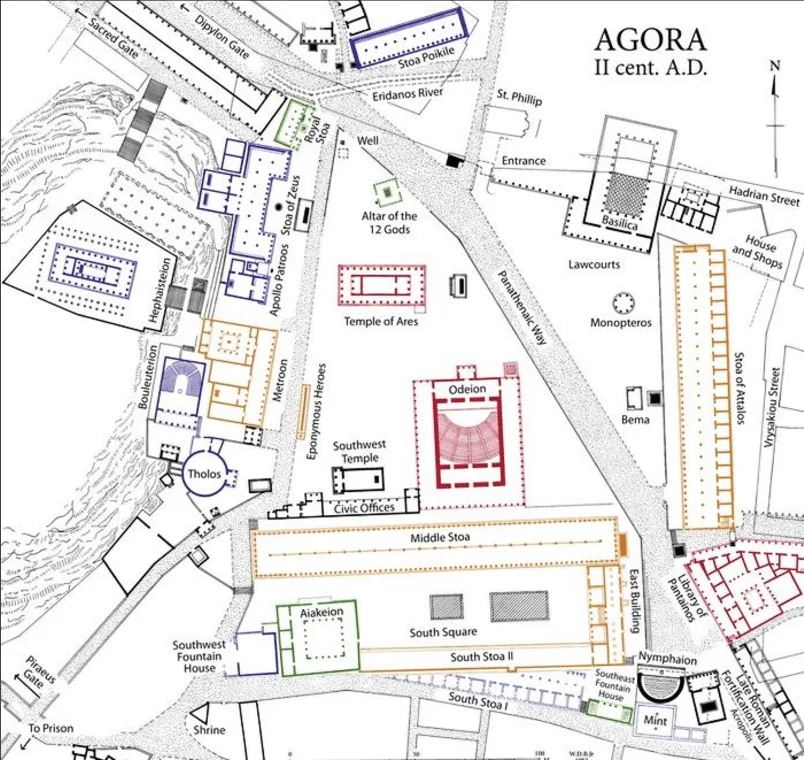
#> input picture Plan-of-the-agora-at-the-height-of-its-development-in-ca-AD-150.webp, 804 x 760 px, found by its file name
$ python erase-labels-150.py
#> lines starting #> are read from the running program, lines starting #| are printed output that depends on the picture; after the words box and inside, x2 and y2 are one past the last pixel; in counts of white or black regions, pixels touching at a corner belong together
"""Erase the printed names from the AD 150 Agora plan and emit label geometry.

Usage: python3 tools/erase-labels-150.py
writes agora-150-dc.webp (map without names) and prints the JSON for the
<script id="places"> block of atenas-150-dc.html.

Each label is given as one or more text centerlines (x0, y0, x1, y1, thickness);
inside them only dark, unsaturated (text) pixels are repainted from the
surrounding background, so coloured building outlines survive.
"""
import json
import math
import random
from collections import deque

import numpy as np
from PIL import Image, ImageDraw

SRC = "Plan-of-the-agora-at-the-height-of-its-development-in-ca-AD-150.webp"
OUT = "agora-150-dc.webp"
SLACK = 6       # extra strip width around each text line
FORCE = True    # erase all ink in the strip (text touching a line)
MAX_LETTER = 120  # largest ink blob (px) still treated as text (letters often touch)

# id: (name, marker point on the building, [text centerlines])
PLACES = {
    1: ("Sacred Gate", (100, 36), [(89, 23, 137, 57, 16)]),
    2: ("Dipylon Gate", (214, 30), [(196, 15, 249, 57, 16)]),
    3: ("Stoa Poikile", (405, 36), [(397, 67, 455, 49, 15)]),
    4: ("Eridanos River", (330, 84), [(371, 97, 448, 90, 15)]),
    5: ("St. Phillip", (512, 118), [(497, 92, 542, 101, 15)]),
    6: ("Entrance", (462, 158), [(502, 161, 546, 163, 14)]),
    7: ("Royal Stoa", (290, 120), [(308, 108, 317, 150, 22, FORCE)]),
    8: ("Well", (393, 174), [(356, 141, 379, 141, 11, FORCE)]),
    9: ("Stoa of Zeus", (262, 190), [(287, 234, 299, 175, 13)]),
    10: ("Apollo Patroos", (246, 280), [(276, 316, 287, 243, 15)]),
    11: ("Altar of the 12 Gods", (382, 190), [(360, 216, 419, 216, 14), (374, 229, 411, 229, 14)]),
    12: ("Temple of Ares", (380, 282), [(343, 322, 418, 322, 14)]),
    13: ("Hephaisteion", (85, 262), [(155, 323, 168, 257, 13)]),
    14: ("Bouleuterion", (180, 385), [(146, 412, 154, 343, 13)]),
    15: ("Metroon", (232, 350), [(278, 401, 286, 360, 14)]),
    16: ("Eponymous Heroes", (300, 412), [(313, 461, 320, 362, 15)]),
    17: ("Tholos", (205, 452), [(188, 471, 222, 471, 14)]),
    18: ("Southwest Temple", (358, 485), [(333, 446, 387, 446, 13), (342, 458, 378, 458, 12)]),
    19: ("Odeion", (468, 445), [(449, 388, 497, 388, 12)]),
    20: ("Panathenaic Way", (590, 430), [(497, 273, 546, 346, 16)]),
    21: ("Lawcourts", (595, 262), [(567, 262, 623, 262, 14)]),
    22: ("Monopteros", (628, 300), [(589, 323, 653, 323, 14)]),
    23: ("Bema", (632, 396), [(621, 420, 651, 420, 13)]),
    24: ("Stoa of Attalos", (705, 385), [(740, 350, 741, 425, 14)]),
    25: ("Vrysakiou Street", (770, 410), [(768, 448, 776, 366, 12, FORCE)]),
    26: ("Hadrian Street", (765, 196), [(730, 189, 799, 203, 15)]),
    27: ("House and Shops", (690, 208), [(746, 236, 775, 252, 15), (733, 251, 782, 267, 16)]),
    28: ("Basilica", (625, 190), [(602, 219, 641, 227, 13)]),
    29: ("Civic Offices", (345, 505), [(334, 512, 397, 512, 11, FORCE)]),
    30: ("Middle Stoa", (430, 552), [(410, 537, 470, 537, 13)]),
    31: ("Aiakeion", (322, 640), [(300, 612, 344, 612, 14)]),
    32: ("South Square", (470, 610), [(409, 632, 478, 633, 15)]),
    33: ("South Stoa II", (420, 662), [(450, 657, 512, 657, 14)]),
    34: ("South Stoa I", (540, 690), [(449, 695, 509, 708, 15)]),
    35: ("Southwest Fountain House", (256, 648),
         [(172, 646, 232, 646, 12), (177, 656, 222, 656, 12), (183, 668, 217, 668, 12)]),
    36: ("Piraeus Gate", (20, 700), [(29, 657, 55, 683, 13), (24, 670, 43, 690, 11)]),
    37: ("To Prison", (24, 746), [(28, 729, 73, 729, 13)]),
    38: ("Shrine", (203, 712), [(192, 730, 226, 730, 13)]),
    39: ("East Building", (612, 600), [(636, 567, 642, 634, 14)]),
    40: ("Library of Pantainos", (740, 600), [(682, 573, 705, 616, 13), (671, 579, 694, 622, 13)]),
    41: ("Nymphaion", (668, 682), [(638, 656, 697, 662, 14)]),
    42: ("Southeast Fountain House", (606, 712),
         [(594, 672, 633, 679, 12), (597, 683, 630, 689, 12), (600, 694, 628, 700, 12)]),
    43: ("Mint", (657, 708), [(643, 720, 668, 722, 13)]),
    44: ("Late Roman Fortification Wall", (785, 700),
         [(738, 669, 769, 730, 11, FORCE), (723, 669, 771, 746, 11, FORCE)]),
    45: ("Acropolis", (765, 752), [(733, 710, 750, 743, 11)]),
}


def strip(x0, y0, x1, y1, t):
    dx, dy = x1 - x0, y1 - y0
    n = math.hypot(dx, dy) or 1
    ux, uy = dx / n, dy / n
    px, py = -uy * t / 2, ux * t / 2
    ex, ey = ux * 2, uy * 2  # a little slack at both ends
    return [(x0 - ex + px, y0 - ey + py), (x1 + ex + px, y1 + ey + py),
            (x1 + ex - px, y1 + ey - py), (x0 - ex - px, y0 - ey - py)]


img = np.array(Image.open(SRC).convert("RGB")).astype(int)
H, W, _ = img.shape
#> H = 760; W = 804
area = Image.new("L", (W, H), 0)
#> area: PIL image 804x760 L; every value is 0
draw = ImageDraw.Draw(area)
forced = Image.new("L", (W, H), 0)
fdraw = ImageDraw.Draw(forced)
for _, _, lines in PLACES.values():
    for x0, y0, x1, y1, t, *force in lines:
        if force:
            fdraw.polygon(strip(x0, y0, x1, y1, t), fill=255)
        else:
            draw.polygon(strip(x0, y0, x1, y1, t + SLACK), fill=255)
forced = np.array(forced) > 0
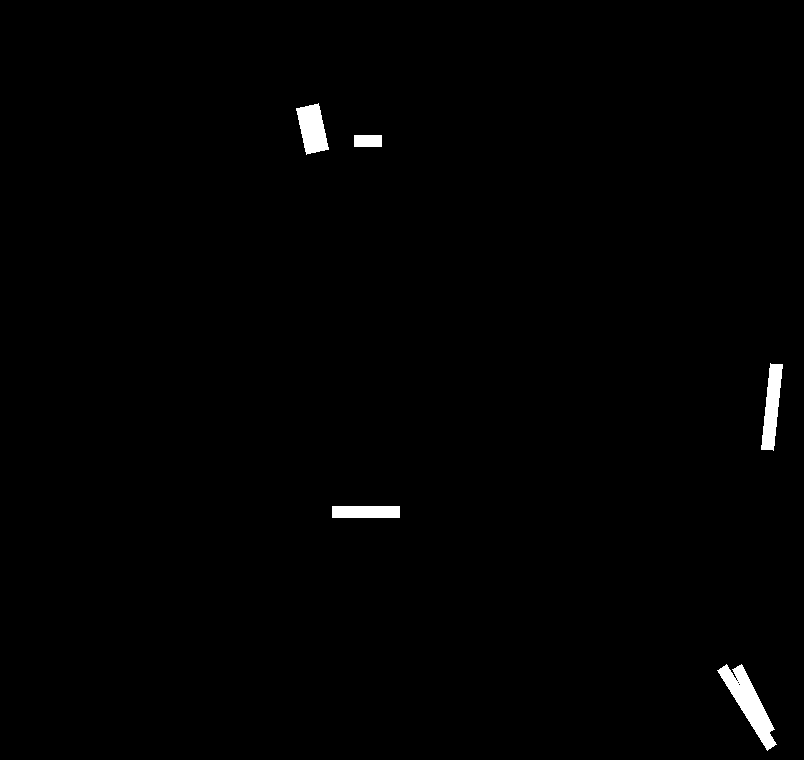
#> forced: shape (760, 804) bool; 0.85% white; 5 white regions, box (x1, y1, x2, y2) and area: (717, 664, 777, 751) 1778, (761, 363, 783, 451) 1128, (296, 103, 329, 155) 1114, (332, 506, 400, 518) 816, (354, 135, 382, 147) 336
area = (np.array(area) > 0) | forced
#> area: shape (760, 804) bool; 9.9% white; 44 white regions, largest, box (x1, y1, x2, y2) and area: (717, 664, 777, 751) 2498, (302, 359, 331, 464) 2275, (170, 637, 235, 678) 2203

lum = img.mean(axis=2)
sat = img.max(axis=2) - img.min(axis=2)
ink = (lum < 200) & (sat < 70)
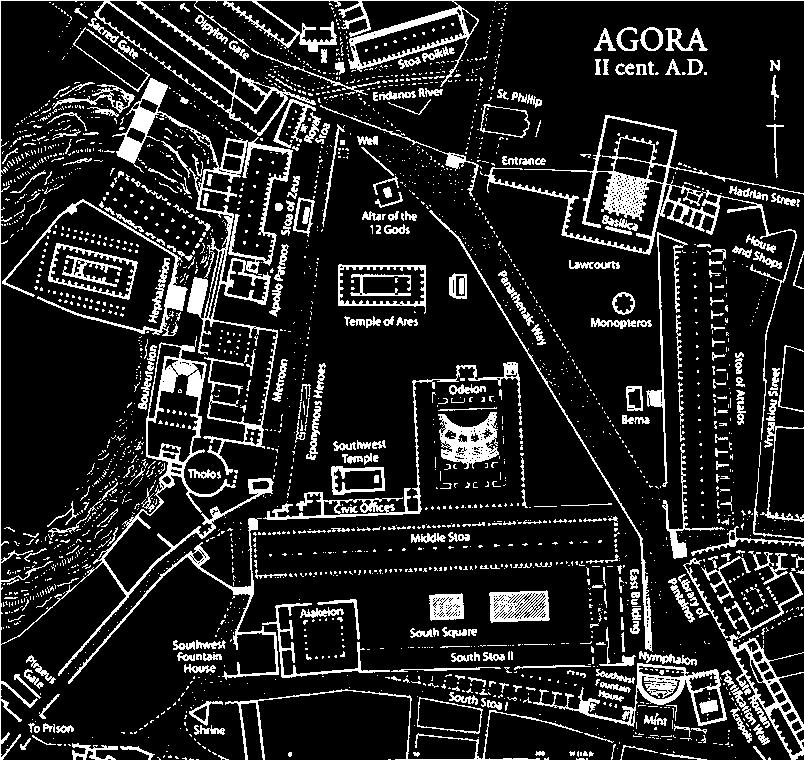
#> ink: shape (760, 804) bool; 14.5% white in thin lines or dots

# Letters are small blobs of ink lying (almost) entirely inside a label
# strip; building lines that cross a strip are long and reach outside it.
target = forced & ink
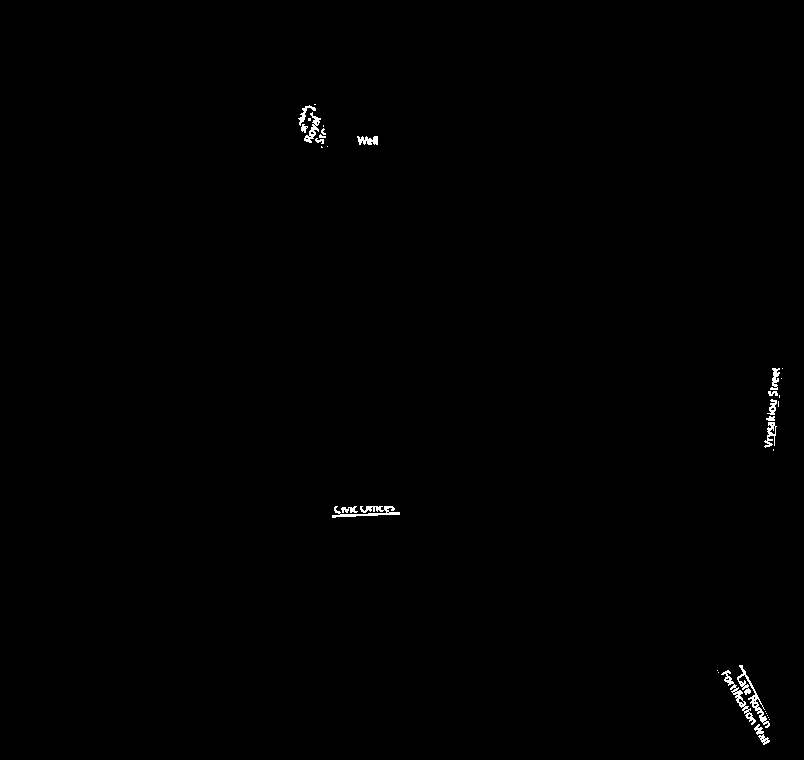
#> target: shape (760, 804) bool; 0.36% white in thin lines or dots, all inside (x1, y1, x2, y2) = (298, 104, 783, 745)
seen = np.zeros_like(ink)
for sy, sx in np.argwhere(area & ink):
    if seen[sy, sx]:
        continue
    blob, q = [], deque([(sy, sx)])
    seen[sy, sx] = True
    while q:
        y, x = q.popleft()
        blob.append((y, x))
        for dy in (-1, 0, 1):
            for dx in (-1, 0, 1):
                ny, nx = y + dy, x + dx
                if 0 <= ny < H and 0 <= nx < W and ink[ny, nx] and not seen[ny, nx]:
                    seen[ny, nx] = True
                    q.append((ny, nx))
    b = np.array(blob)
    inside = area[b[:, 0], b[:, 1]].mean()
    size = (b.max(axis=0) - b.min(axis=0)).max()
    if inside > 0.9 and size <= MAX_LETTER:
        target[b[:, 0], b[:, 1]] = True
#> this loop made 17880 passes
#> (sy, sx) on passes 2 to 4: (9, 199), (10, 199), (10, 200)
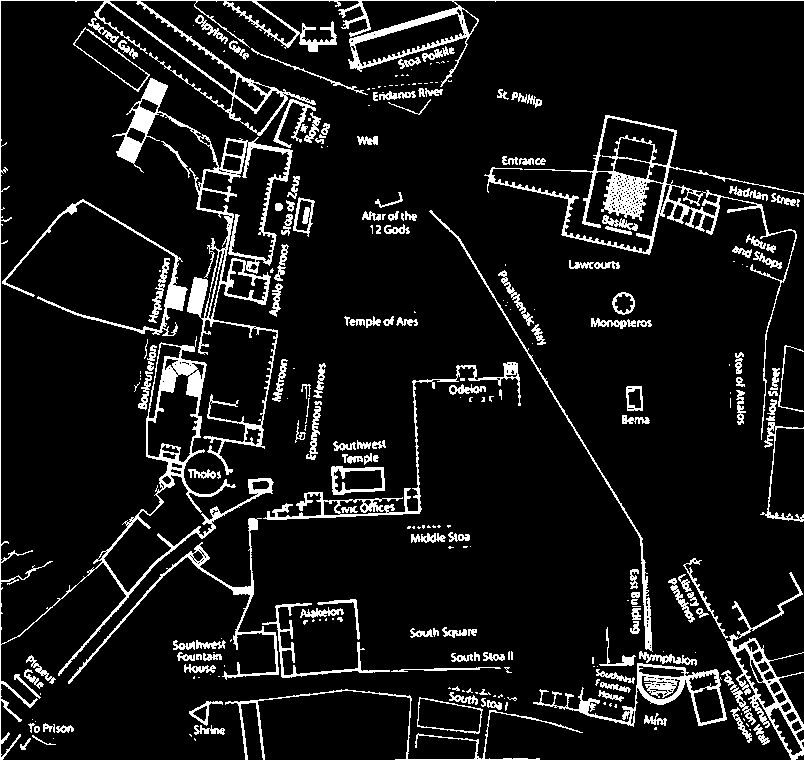
#> seen: shape (760, 804) bool; 9.4% white; 280 white regions (122 under 20 px), largest, box (x1, y1, x2, y2) and area: (0, 0, 804, 760) 11934, (112, 78, 293, 475) 6941, (484, 115, 804, 440) 5539
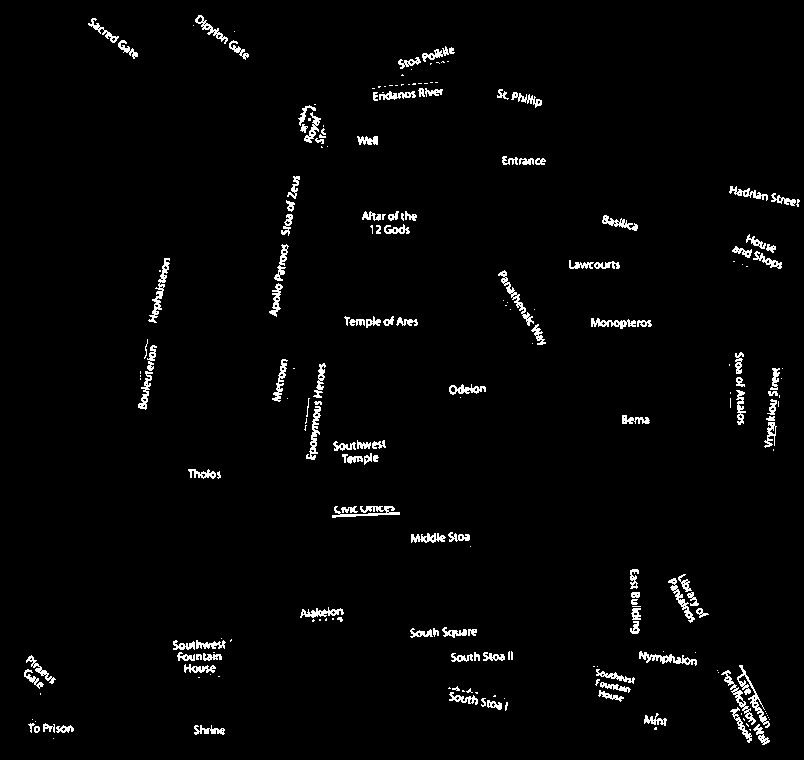
#> target: shape (760, 804) bool; 2.5% white in thin lines or dots

def grow(m, n):
#> called with n = 2
    for _ in range(n):
        g = m.copy()
        g[1:] |= m[:-1]; g[:-1] |= m[1:]
        g[:, 1:] |= m[:, :-1]; g[:, :-1] |= m[:, 1:]
        m = g
    return m


# Take the anti-aliased halo too, and never copy from it.
target = grow(target, 2) & area & (lum < 250)
#> target: shape (760, 804) bool; 4.6% white; 115 white regions (60 under 20 px), largest, box (x1, y1, x2, y2) and area: (717, 664, 772, 746) 1782, (171, 637, 234, 677) 1211, (666, 572, 709, 625) 871
source = ~grow(target, 2) & (lum > 215)
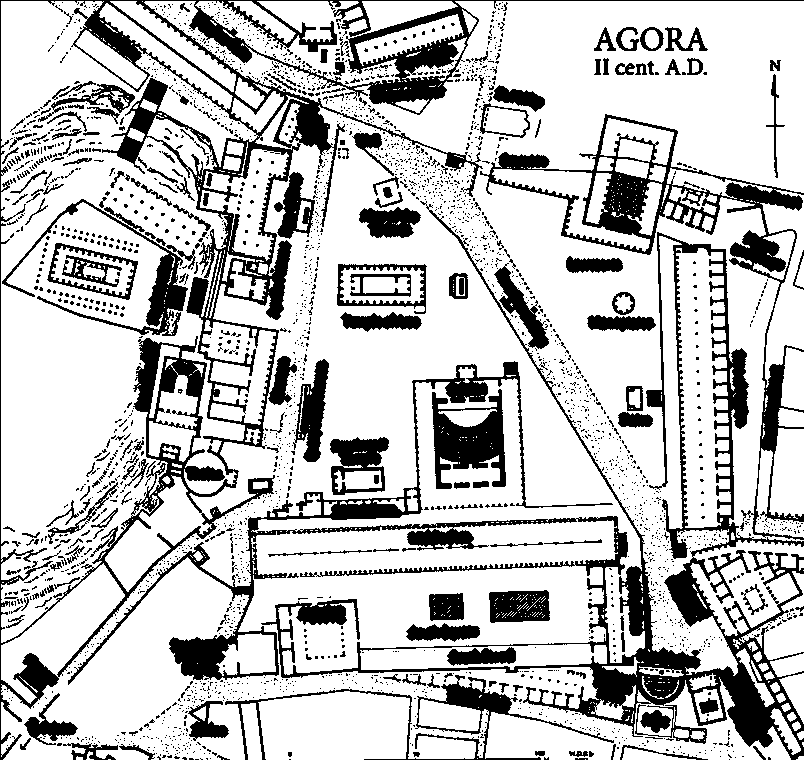
#> source: shape (760, 804) bool; 76.6% white; 2651 black regions (2434 under 20 px), largest, box (x1, y1, x2, y2) and area: (68, 201, 804, 760) 38728, (0, 0, 804, 760) 37666, (480, 114, 804, 540) 12315

random.seed(1)
out = img.copy()
ys, xs = np.nonzero(target)
for y, x in zip(ys, xs):
    for r in (3, 5, 8, 12, 18):
        y0, y1, x0, x1 = max(0, y - r), min(H, y + r + 1), max(0, x - r), min(W, x + r + 1)
        cand = np.argwhere(source[y0:y1, x0:x1])
        if len(cand) >= 6:
            cy, cx = cand[random.randrange(len(cand))]
            out[y, x] = img[y0 + cy, x0 + cx]
            break
    else:
        out[y, x] = (255, 255, 255)
#> this loop made 28088 passes
#> (y, x) on passes 1 to 3: (13, 198), (13, 199), (14, 198)
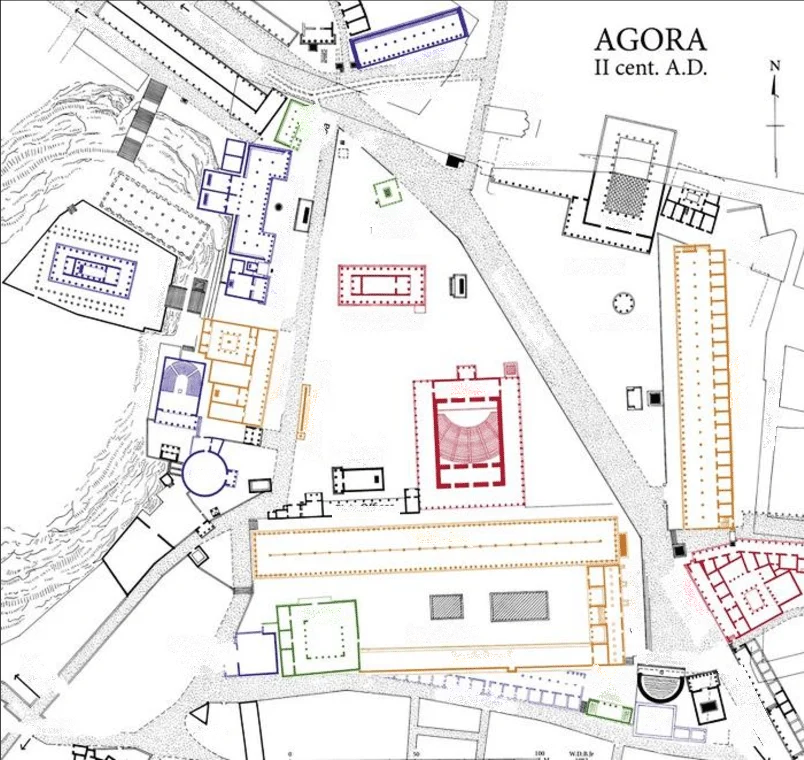
#> out: shape (760, 804, 3) int64; mean R, G, B 235.8, 234.1, 233.5

Image.fromarray(out.astype(np.uint8)).save(OUT, quality=90, method=6)

places = {}
for pid, (name, point, lines) in PLACES.items():
    labels = []
    for x0, y0, x1, y1, *_ in lines:
        a = math.degrees(math.atan2(y1 - y0, x1 - x0))
        if a > 90: a -= 180
        if a < -90: a += 180
        labels.append([round((x0 + x1) / 2, 1), round((y0 + y1) / 2, 1), round(a)])
    places[pid] = {"at": list(point), "label": labels}
#> after the loop, places = 45 items
print(json.dumps({"width": W, "height": H, "places": places}, separators=(",", ":")))
#> (printed output is left out)
print(json.dumps({str(k): v[0] for k, v in PLACES.items()}, indent=4, ensure_ascii=False), file=open("/dev/stderr", "w"))

$ run again, with agora.png saved as Plan-of-the-agora-at-the-height-of-its-development-in-ca-AD-150.webp
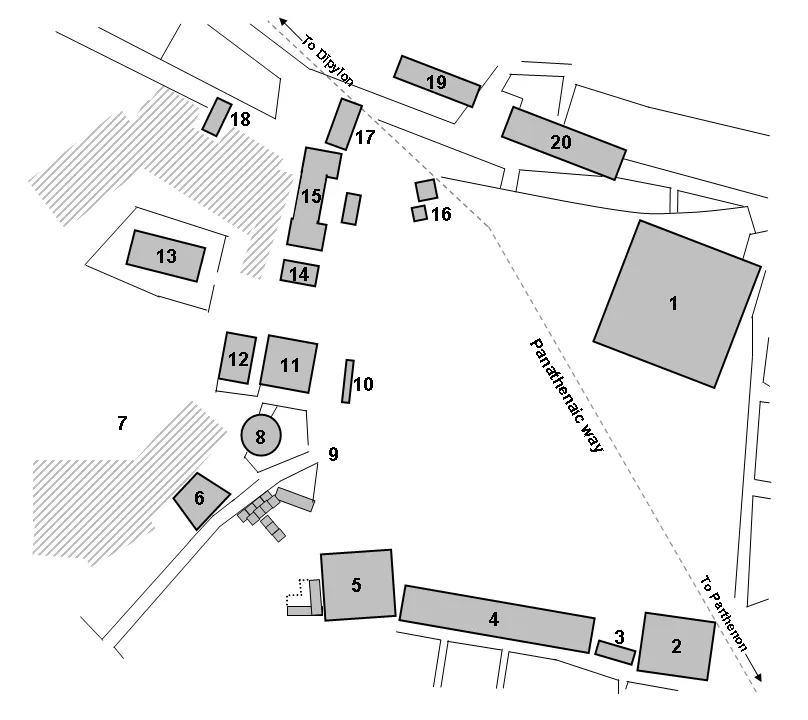
#> input picture agora.png, 808 x 720 px, found by its file name
#> `forced = np.array(forced) > 0`:
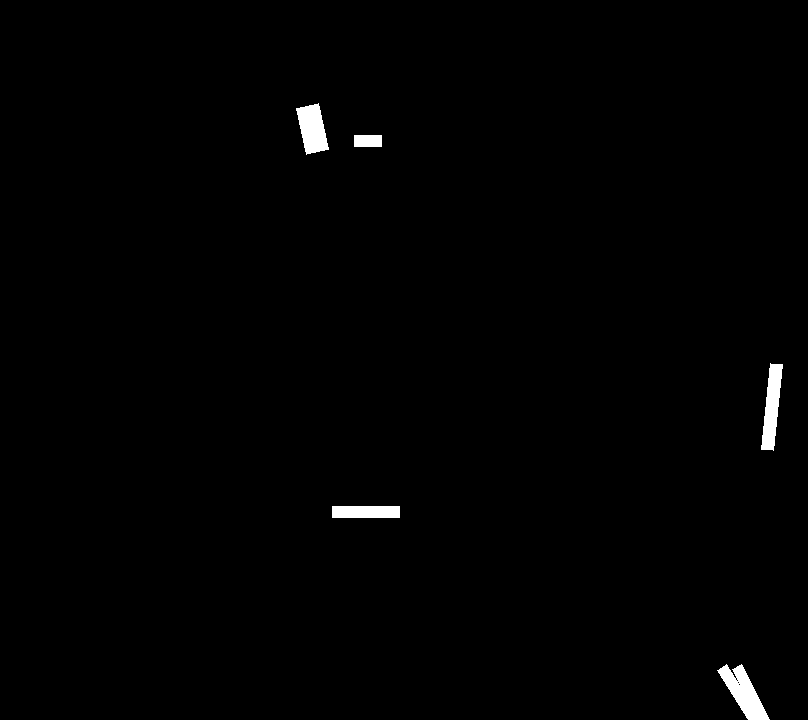
#> forced: shape (720, 808) bool; 0.81% white; 5 white regions, box (x1, y1, x2, y2) and area: (717, 664, 770, 720) 1316, (761, 363, 783, 451) 1128, (296, 103, 329, 155) 1114, (332, 506, 400, 518) 816, (354, 135, 382, 147) 336
#> sat: shape (720, 808) int64; values 0 (black) and 1 (white), 0.71% white in thin lines or dots, all inside (x1, y1, x2, y2) = (28, 16, 772, 695)
#> ink: shape (720, 808) bool; 14.2% white; 236 white regions (106 under 20 px), largest, box (x1, y1, x2, y2) and area: (378, 73, 770, 389) 23736, (398, 584, 596, 654) 7331, (286, 548, 397, 622) 5698
#> the loop `for sy, sx in np.argwhere(area & ink):` made 9176 passes
#> (sy, sx) on passes 2 to 4: (24, 208), (25, 208), (25, 209)
#> `source = ~grow(target, 2) & (lum > 215)`:
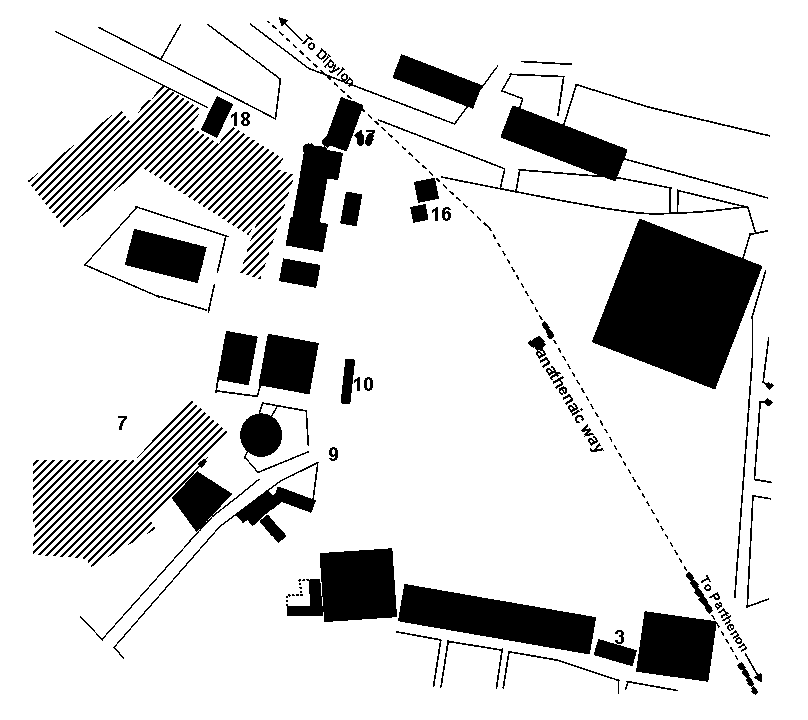
#> source: shape (720, 808) bool; 85.2% white; 222 black regions (91 under 20 px), largest, box (x1, y1, x2, y2) and area: (378, 73, 770, 389) 23973, (398, 584, 596, 654) 7372, (286, 548, 397, 622) 5727
#> ys = 417 values from 135 to 692; xs = 417 values, max 771 at index 276, min 200 at index 294, mean 498.9
#> the loop `for y, x in zip(ys, xs):` made 417 passes
#> (y, x) on passes 1 to 3: (135, 356), (135, 359), (135, 360)
#> after the loop `for pid, (name, point, lines) in PLACES.items():`: places = 45 items
#> (printed output is left out)
